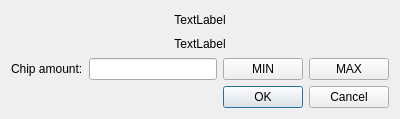
<?xml version="1.0" encoding="UTF-8"?>
<ui version="4.0">
 <class>TableSit</class>
 <widget class="QWidget" name="TableSit">
  <property name="geometry">
   <rect>
    <x>0</x>
    <y>0</y>
    <width>400</width>
    <height>119</height>
   </rect>
  </property>
  <property name="sizePolicy">
   <sizepolicy hsizetype="Fixed" vsizetype="Fixed">
    <horstretch>0</horstretch>
    <verstretch>0</verstretch>
   </sizepolicy>
  </property>
  <property name="windowTitle">
   <string>Form</string>
  </property>
  <layout class="QVBoxLayout" name="verticalLayout">
   <item>
    <widget class="QLabel" name="lbsTableName">
     <property name="text">
      <string>TextLabel</string>
     </property>
     <property name="alignment">
      <set>Qt::AlignCenter</set>
     </property>
    </widget>
   </item>
   <item>
    <widget class="QLabel" name="lbsTableBuyins">
     <property name="text">
      <string>TextLabel</string>
     </property>
     <property name="alignment">
      <set>Qt::AlignCenter</set>
     </property>
    </widget>
   </item>
   <item>
    <layout class="QHBoxLayout" name="horizontalLayout">
     <item>
      <widget class="QLabel" name="lbsChipAmount">
       <property name="text">
        <string>Chip amount:</string>
       </property>
      </widget>
     </item>
     <item>
      <widget class="QLineEdit" name="seBuyin"/>
     </item>
     <item>
      <widget class="QPushButton" name="btMin">
       <property name="text">
        <string>MIN</string>
       </property>
      </widget>
     </item>
     <item>
      <widget class="QPushButton" name="btMax">
       <property name="text">
        <string>MAX</string>
       </property>
      </widget>
     </item>
    </layout>
   </item>
   <item>
    <layout class="QHBoxLayout" name="horizontalLayout_2">
     <item>
      <spacer name="horizontalSpacer">
       <property name="orientation">
        <enum>Qt::Horizontal</enum>
       </property>
       <property name="sizeHint" stdset="0">
        <size>
         <width>40</width>
         <height>20</height>
        </size>
       </property>
      </spacer>
     </item>
     <item>
      <widget class="QPushButton" name="btOK">
       <property name="text">
        <string>OK</string>
       </property>
       <property name="default">
        <bool>true</bool>
       </property>
      </widget>
     </item>
     <item>
      <widget class="QPushButton" name="btCancel">
       <property name="text">
        <string>Cancel</string>
       </property>
      </widget>
     </item>
    </layout>
   </item>
  </layout>
 </widget>
 <resources/>
 <connections/>
</ui>
